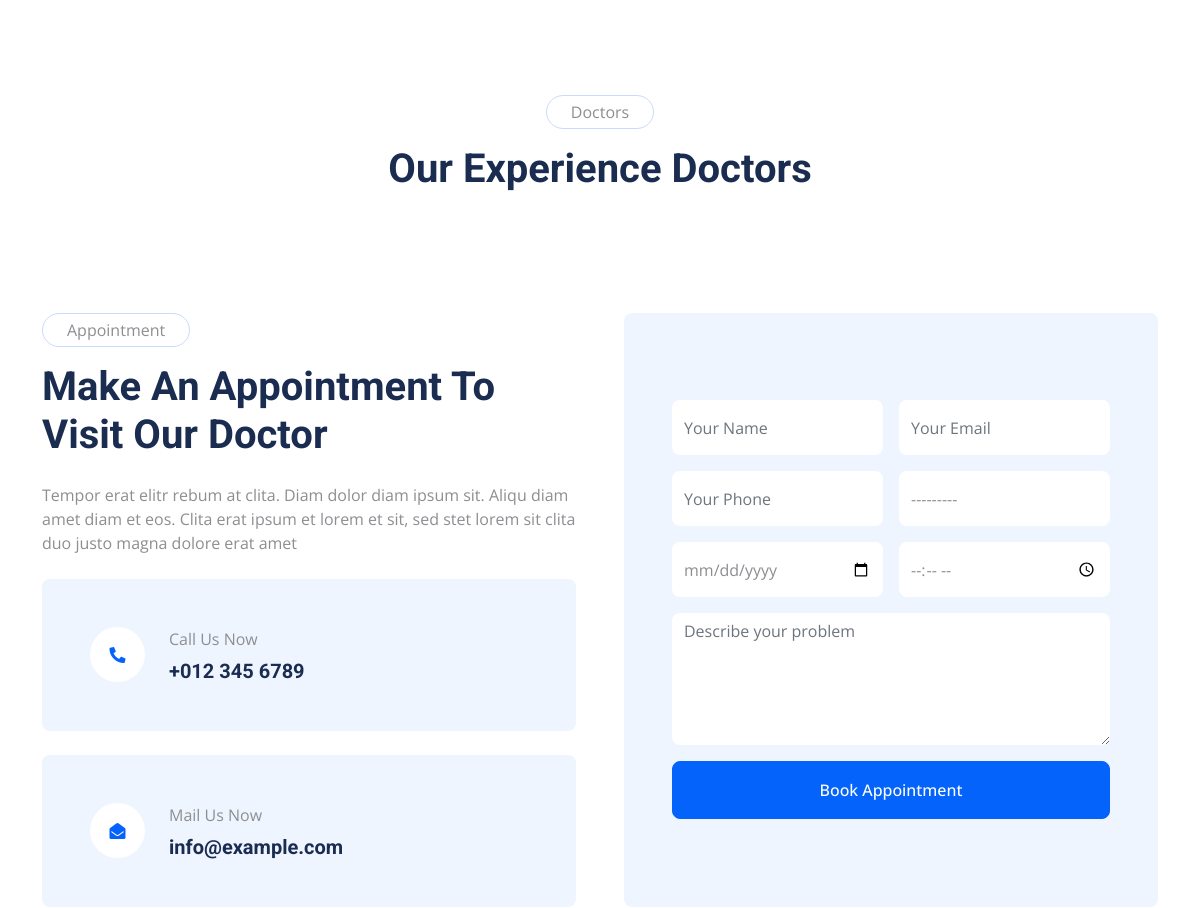
/ (middle part), run on an earlier commit of the app's database.
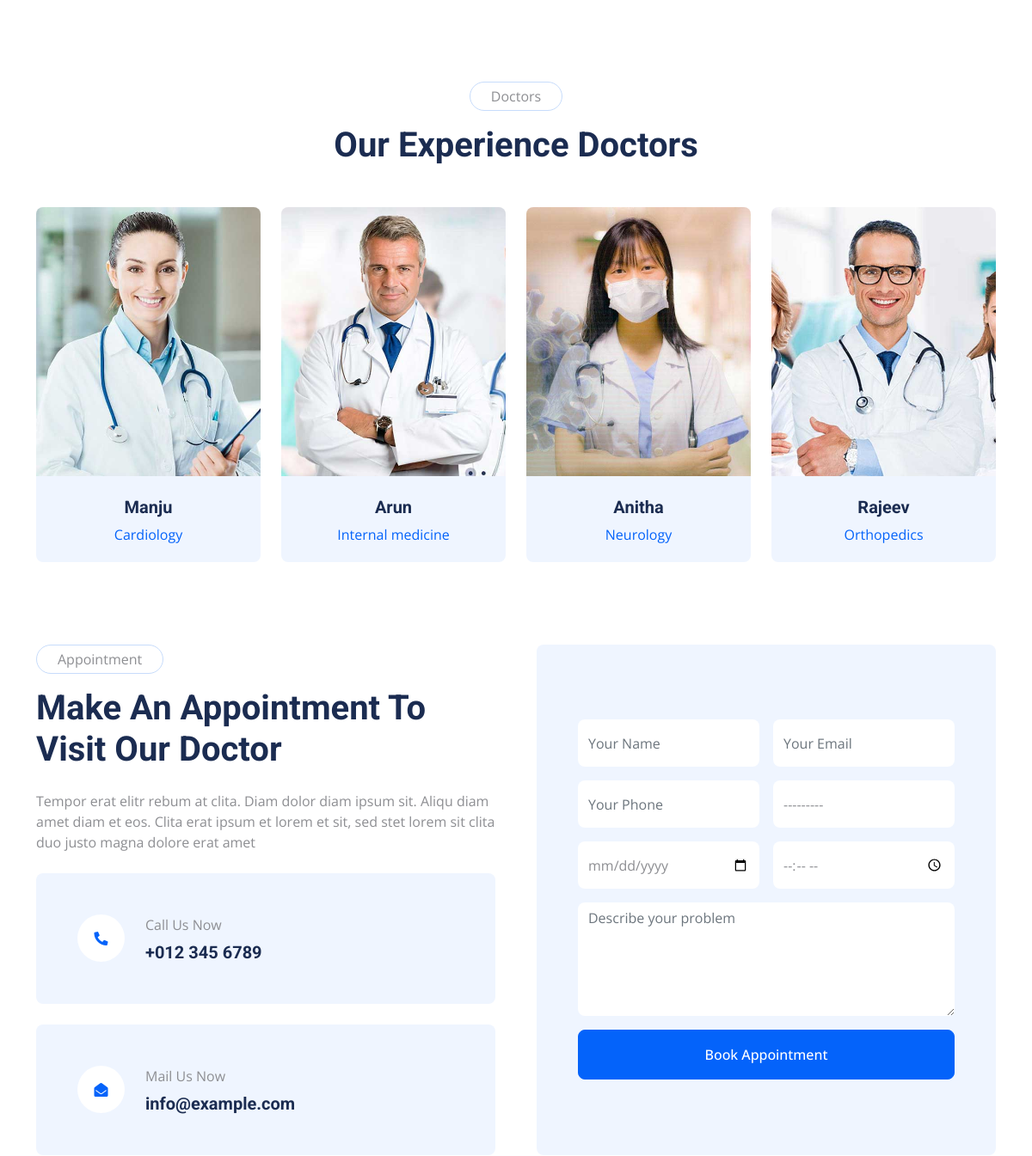
And on a later commit of the database.
### hospital/models.py (models this page shows)
class Doctor(models.Model):
    doc_name=models.CharField(max_length=100)
    doc_dep=models.ForeignKey(Department,on_delete=models.CASCADE)
    doc_image=models.ImageField(upload_to='doctores/')
    def __str__(self):
        return self.doc_name

class Department(models.Model):
    dep_name=models.TextField(max_length=50)
    dep_desc=models.TextField(max_length=200)
    def __str__(self):
        return self.dep_name

### hospital/views.py (the view)
# urls.py: path("",views.index, name="index")
def index(request):
    department=Department.objects.all()
    doctor=Doctor.objects.all()
    form=BookingForm()
    context = {
        "department":department,
        "doctor":doctor,
        "form":form
    }
    if request.method=="POST":
        form=BookingForm(request.POST)
        if form.is_valid():
            form.save()
            return render(request,"index.html",context)
    return render(request,"index.html",context)

### hospital/templates/index.html (shortened to what this page needs)
{% load static %}
<!DOCTYPE html>
<html lang="en">
<head>
    <link href="https://cdnjs.cloudflare.com/ajax/libs/font-awesome/5.10.0/css/all.min.css" rel="stylesheet">
    <link href="https://cdn.jsdelivr.net/npm/bootstrap-icons@1.4.1/font/bootstrap-icons.css" rel="stylesheet">
    <link href="{% static 'lib/animate/animate.min.css' %}" rel="stylesheet">
    <link href="{% static 'lib/owlcarousel/assets/owl.carousel.min.css' %}" rel="stylesheet">
    <link href="{% static 'lib/tempusdominus/css/tempusdominus-bootstrap-4.min.css' %}" rel="stylesheet" />
    <link href="{% static 'css/bootstrap.min.css' %}" rel="stylesheet">
    <link href="{% static 'css/style.css' %}" rel="stylesheet">
</head>
<body>
    <div class="container-xxl py-5">
        <div class="container">
            <div class="text-center mx-auto mb-5 wow fadeInUp" data-wow-delay="0.1s" style="max-width: 600px;">
                <p class="d-inline-block border rounded-pill py-1 px-4">Doctors</p>
                <h1>Our Experience Doctors</h1>
            </div>
            <div class="row g-4">
                {% for a in doctor %}
                <div class="col-lg-3 col-md-6 wow fadeInUp" data-wow-delay="0.1s">
                    <div class="team-item position-relative rounded overflow-hidden">
                        <div class="overflow-hidden">
                            <img class="img-fluid" src="{{a.doc_image.url}}" alt="">
                        </div>
                        <div class="team-text bg-light text-center p-4">
                            <h5>{{a.doc_name}}</h5>
                            <p class="text-primary">{{a.doc_dep}}</p>
                        </div>
                    </div>
                </div>
                {% endfor %}
            </div>
        </div>
    </div>
    <div class="container-xxl py-5">
        <div class="container">
            <div class="row g-5">
                <div class="col-lg-6 wow fadeInUp" data-wow-delay="0.1s">
                    <p class="d-inline-block border rounded-pill py-1 px-4">Appointment</p>
                    <h1 class="mb-4">Make An Appointment To Visit Our Doctor</h1>
                    <p class="mb-4">Tempor erat elitr rebum at clita. Diam dolor diam ipsum sit. Aliqu diam amet diam et eos. Clita erat ipsum et lorem et sit, sed stet lorem sit clita duo justo magna dolore erat amet</p>
                    <div class="bg-light rounded d-flex align-items-center p-5 mb-4">
                        <div class="d-flex flex-shrink-0 align-items-center justify-content-center rounded-circle bg-white" style="width: 55px; height: 55px;">
                            <i class="fa fa-phone-alt text-primary"></i>
                        </div>
                        <div class="ms-4">
                            <p class="mb-2">Call Us Now</p>
                            <h5 class="mb-0">+012 345 6789</h5>
                        </div>
                    </div>
                    <div class="bg-light rounded d-flex align-items-center p-5">
                        <div class="d-flex flex-shrink-0 align-items-center justify-content-center rounded-circle bg-white" style="width: 55px; height: 55px;">
                            <i class="fa fa-envelope-open text-primary"></i>
                        </div>
                        <div class="ms-4">
                            <p class="mb-2">Mail Us Now</p>
                            <h5 class="mb-0">info@example.com</h5>
                        </div>
                    </div>
                </div>
                <div class="col-lg-6 wow fadeInUp" data-wow-delay="0.5s">
                    <div class="bg-light rounded h-100 d-flex align-items-center p-5">
                        <form method="post">
                            <div class="row g-3">
                                <div class="col-12 col-sm-6">
                                    {{form.name}}
                                </div>
                                <div class="col-12 col-sm-6">
                                    {{form.email}}
                                </div>
                                <div class="col-12 col-sm-6">
                                    {{form.phone}}
                                </div>
                                <div class="col-12 col-sm-6">
                                    {{form.doctor}}
                                </div>
                                <div class="col-12 col-sm-6">
                                    <div class="date" id="date" data-target-input="nearest">
                                       {{form.booked}}
                                    </div>
                                </div>
                                <div class="col-12 col-sm-6">
                                    <div class="time" id="time" data-target-input="nearest">
                                        {{form.time}}
                                    </div>
                                </div>
                                <div class="col-12">
                                    {{form.desc}}
                                </div>
                                <div class="col-12">
                                    <button class="btn btn-primary w-100 py-3" type="submit">Book Appointment</button>
                                </div>
                            </div>
                        </form>
                    </div>
                </div>
            </div>
        </div>
    </div>
</body>
</html>

### hospital/static/css/style.css (style rules this page uses)
:root { --primary: #0463FA; --light: #EFF5FF; --dark: #1B2C51; }
.btn { font-weight: 500; transition: .5s; }
.btn.btn-primary, .btn.btn-secondary { color: #FFFFFF; }
.team-item img { position: relative; top: 0; transition: .5s; }
.team-item .team-text { position: relative; height: 100px; transition: .5s; }

What changed in the data, as far as the page shows it:
added Doctor: doc_image (picture), doc_name "Manju", doc_dep "Cardiology"
added Doctor: doc_image (picture), doc_name "Arun", doc_dep "Internal medicine"
added Doctor: doc_image (picture), doc_name "Anitha", doc_dep "Neurology"
added Doctor: doc_image (picture), doc_name "Rajeev", doc_dep "Orthopedics"
